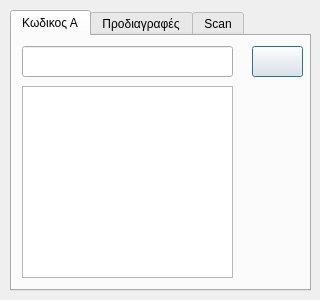
<?xml version="1.0" encoding="UTF-8"?>
<ui version="4.0">
 <class>fortosi_new_1_2Class</class>
 <widget class="QDialog" name="fortosi_new_1_2Class">
  <property name="geometry">
   <rect>
    <x>0</x>
    <y>0</y>
    <width>320</width>
    <height>300</height>
   </rect>
  </property>
  <property name="windowTitle">
   <string>fortosi_new_1_2</string>
  </property>
  <widget class="QTabWidget" name="tabWidget">
   <property name="geometry">
    <rect>
     <x>10</x>
     <y>10</y>
     <width>301</width>
     <height>281</height>
    </rect>
   </property>
   <property name="currentIndex">
    <number>0</number>
   </property>
   <widget class="QWidget" name="tab">
    <attribute name="title">
     <string>Κωδικος Α</string>
    </attribute>
    <widget class="QLineEdit" name="lineEdit_2">
     <property name="geometry">
      <rect>
       <x>10</x>
       <y>10</y>
       <width>211</width>
       <height>31</height>
      </rect>
     </property>
    </widget>
    <widget class="QTableWidget" name="tableWidget_2">
     <property name="geometry">
      <rect>
       <x>10</x>
       <y>50</y>
       <width>211</width>
       <height>192</height>
      </rect>
     </property>
    </widget>
    <widget class="QPushButton" name="pushSearch">
     <property name="geometry">
      <rect>
       <x>240</x>
       <y>10</y>
       <width>51</width>
       <height>31</height>
      </rect>
     </property>
     <property name="text">
      <string/>
     </property>
    </widget>
   </widget>
   <widget class="QWidget" name="tab_3">
    <attribute name="title">
     <string>Προδιαγραφές</string>
    </attribute>
   </widget>
   <widget class="QWidget" name="tab_2">
    <attribute name="title">
     <string>Scan</string>
    </attribute>
    <widget class="QLineEdit" name="lineEdit">
     <property name="geometry">
      <rect>
       <x>0</x>
       <y>10</y>
       <width>191</width>
       <height>31</height>
      </rect>
     </property>
    </widget>
    <widget class="QPushButton" name="deleteButton">
     <property name="enabled">
      <bool>false</bool>
     </property>
     <property name="geometry">
      <rect>
       <x>210</x>
       <y>50</y>
       <width>81</width>
       <height>41</height>
      </rect>
     </property>
     <property name="text">
      <string>Διαγραφή 
 Κωδικού</string>
     </property>
    </widget>
    <widget class="QTableWidget" name="tableWidget">
     <property name="geometry">
      <rect>
       <x>0</x>
       <y>50</y>
       <width>201</width>
       <height>161</height>
      </rect>
     </property>
     <attribute name="horizontalHeaderVisible">
      <bool>false</bool>
     </attribute>
     <attribute name="horizontalHeaderVisible">
      <bool>false</bool>
     </attribute>
    </widget>
    <widget class="QPushButton" name="finalButton">
     <property name="enabled">
      <bool>true</bool>
     </property>
     <property name="geometry">
      <rect>
       <x>210</x>
       <y>100</y>
       <width>81</width>
       <height>41</height>
      </rect>
     </property>
     <property name="text">
      <string>Οριστική
Καταχώρηση</string>
     </property>
    </widget>
    <widget class="QPushButton" name="pushTemp">
     <property name="enabled">
      <bool>true</bool>
     </property>
     <property name="geometry">
      <rect>
       <x>210</x>
       <y>150</y>
       <width>81</width>
       <height>41</height>
      </rect>
     </property>
     <property name="text">
      <string>Προσωρινή
Καταχώρηση</string>
     </property>
    </widget>
    <widget class="QPushButton" name="pushExit">
     <property name="enabled">
      <bool>true</bool>
     </property>
     <property name="geometry">
      <rect>
       <x>210</x>
       <y>200</y>
       <width>81</width>
       <height>41</height>
      </rect>
     </property>
     <property name="font">
      <font>
       <family>Times New Roman</family>
       <pointsize>36</pointsize>
       <weight>75</weight>
       <bold>true</bold>
      </font>
     </property>
     <property name="text">
      <string>Χ</string>
     </property>
    </widget>
    <widget class="QLabel" name="labelWeight">
     <property name="geometry">
      <rect>
       <x>210</x>
       <y>14</y>
       <width>81</width>
       <height>31</height>
      </rect>
     </property>
     <property name="font">
      <font>
       <family>AlArabiya</family>
       <pointsize>20</pointsize>
      </font>
     </property>
     <property name="text">
      <string/>
     </property>
    </widget>
    <widget class="QPushButton" name="pushCheck">
     <property name="geometry">
      <rect>
       <x>10</x>
       <y>220</y>
       <width>85</width>
       <height>27</height>
      </rect>
     </property>
     <property name="text">
      <string>Έλεγχος</string>
     </property>
    </widget>
    <widget class="QPushButton" name="pushProf">
     <property name="geometry">
      <rect>
       <x>100</x>
       <y>220</y>
       <width>85</width>
       <height>27</height>
      </rect>
     </property>
     <property name="text">
      <string>Σύγκριση</string>
     </property>
    </widget>
   </widget>
  </widget>
 </widget>
 <layoutdefault spacing="6" margin="11"/>
 <resources/>
 <connections/>
</ui>
